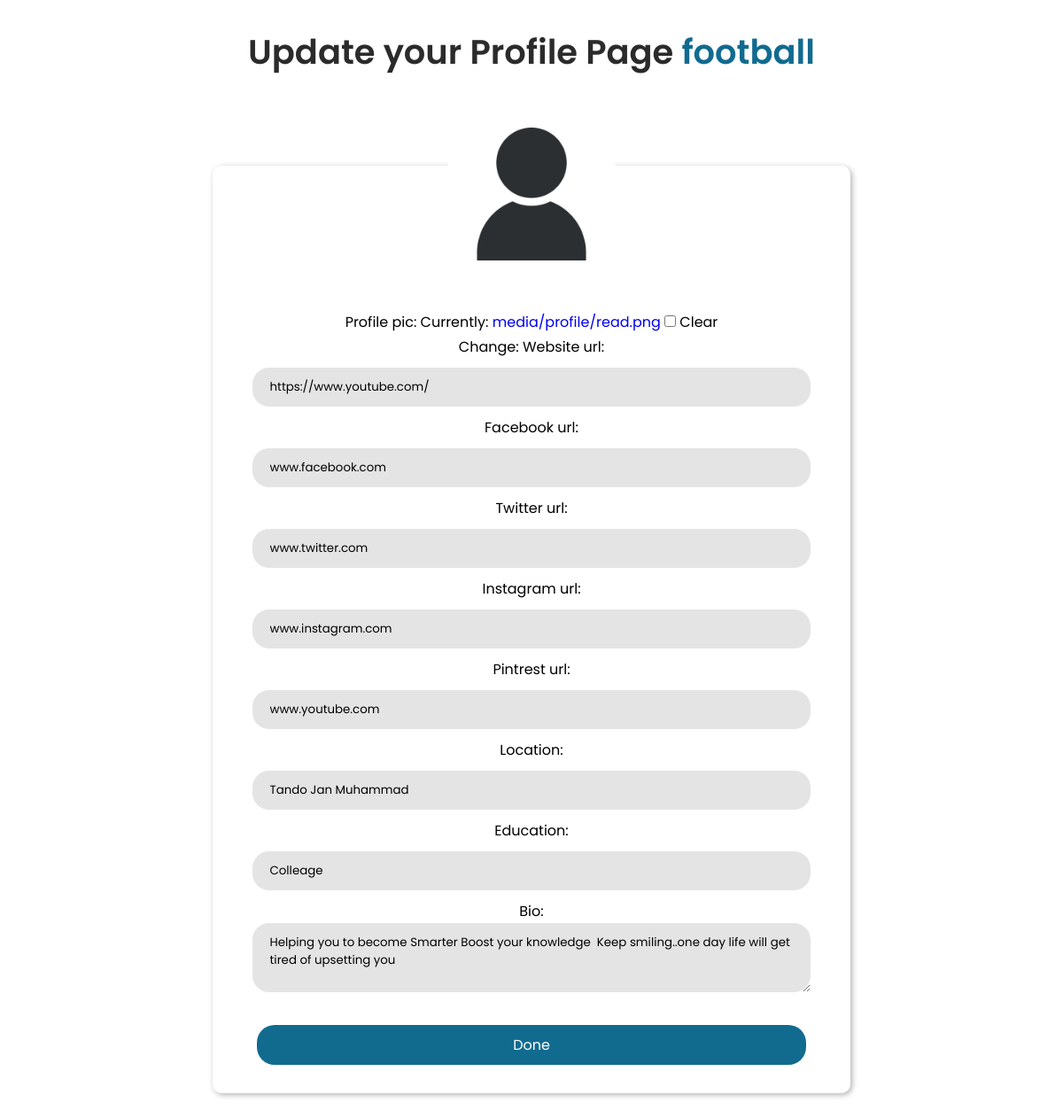
Screenshot of /3/update_profile/ (signed in) with the database file from the repository.
### blog/models.py (models this page shows, shortened)
class Profile(models.Model):
    user = models.OneToOneField(User, null=True, on_delete=models.CASCADE)
    bio = models.TextField()
    profile_pic = models.ImageField(null=True, blank=True, upload_to="media/profile/")
    website_url = models.CharField(max_length=255, null=True, blank=True)
    facebook_url = models.CharField(max_length=255, null=True, blank=True)
    twitter_url = models.CharField(max_length=255, null=True, blank=True)
    instagram_url = models.CharField(max_length=255, null=True, blank=True)
    pintrest_url = models.CharField(max_length=255, null=True, blank=True)
    location =  models.CharField(max_length=255, null=True, blank=True)
    education = models.CharField(max_length=255, null=True, blank=True)

### blog/views.py (the view)
# urls.py: path('<int:pk>/update_profile/', EditPofilePage.as_view(), name='update_profile'),
@method_decorator(login_required(login_url='login'), name='dispatch')
class EditPofilePage(generic.UpdateView):
    model = Profile
    template_name = 'blog/update_user_profile.html'
    fields = ['bio', 'profile_pic', 'website_url', 'facebook_url', 'twitter_url', 'instagram_url', 'pintrest_url', 'location', 'education']
    success_url = reverse_lazy('home')

### blog/templates/blog/update_user_profile.html (shortened to what this page needs)
{% extends 'blog/base.html' %}
{% block content %}
{% load static %}
<div class="blog_heading" style="margin-top: 30px; margin-bottom: -100px;">
<h3>Update your Profile Page <span style="color: rgb(17, 107, 143);">{{ request.user }}</span></h3>
</div>
<div class="wrapper" style="width: 60%; margin-top: 200px;">
    {% if user.profile.profile_pic %}
    <img src="{{ user.profile.profile_pic.url }}" style="border-radius: 50%; width:200px; margin-top: -100px; margin-bottom: 20px;">
{% else %}
    <img src="{% static 'blog/img/user.jpg' %}" style="border-radius: 50%; width:200px; margin-top: -100px; margin-bottom: 20px;">
{% endif %}
        <form method="POST">
            {{ form.profile_pic.label }}:
            {{ form.profile_pic }}
            {{ form.website_url.label }}:
            {{ form.website_url }}
            {{ form.facebook_url.label }}:
            {{ form.facebook_url }}
            <br>
            {{ form.twitter_url.label }}:
            {{ form.twitter_url }}
            {{ form.instagram_url.label }}:
            {{ form.instagram_url }}
            {{ form.pintrest_url.label }}:
            {{ form.pintrest_url }}
            {{ form.location.label }}:
            {{ form.location }}
            {{ form.education.label }}:
            {{ form.education }}
            <br>
            {{ form.bio.label }}:<br>
            {{ form.bio }}
            <button type="submit" id="submit">Done</button>
        </form>
</div>
{% endblock %}

### blog/static/blog/css/main.css (style rules this page uses)
* { list-style: none; margin: 0; padding: 0; box-sizing: border-box; font-family: 'Poppins', sans-serif; text-decoration: none; }
img { width: 100%; }
.wrapper { width: 330px; padding: 2rem 1rem; margin: 50px auto; background-color: #fff; border-radius: 10px; text-align: center; box-shadow: 2px 2px 6px rgba(0, 0, 0, 0.3), -2px -2px 6px rgba(255, 255, 255, 0.3); }
.wrapper form input[type="text"], input[type="password"], input[type="email"] { width: 92%; outline: none; border: 1px solid #fff; padding: 12px 20px; margin-bottom: 10px; border-radius: 20px; background: #e4e4e4; }
input[type="text"] { width: 80%; outline: none; border: 1px solid #fff; padding: 12px 20px; margin-bottom: 10px; border-radius: 20px; background: #e4e4e4; }
.wrapper form textarea { width: 92%; outline: none; border: 1px solid #fff; padding: 12px 20px; margin-bottom: 10px; border-radius: 20px; background: #e4e4e4; height: 80px }
.blog_heading { display: flex; justify-content: center; align-items: center; flex-direction: column; }
.blog_heading h3 { font-size: 2.4rem; color: #2b2b2b; font-weight: 600; }

### blog/templates/blog/update_user_profile.html (style rules this page uses)
.wrapper { margin-top:120px; width: 450px; }
.wrapper input { margin-top: 10px; margin-bottom: 10px; }
#submit { font-size: 1rem; margin-top: 1.2rem; padding: 10px 0; border-radius: 20px; outline: none; border: none; width: 90%; background: rgb(17, 107, 143); color: #fff; transition: 0.3s ease; }

### rows the page displays
Profile: website_url "https://www.youtube.com/", facebook_url "www.facebook.com", twitter_url "www.twitter.com", instagram_url "www.instagram.com", pintrest_url "www.youtube.com", location "Tando Jan Muhammad", education "Colleage", bio "Helping you to become Smarter Boost your knowledge Keep smiling..one day life will get tired of upsetting you"

### other values shown
{{ request.user }} "football"
